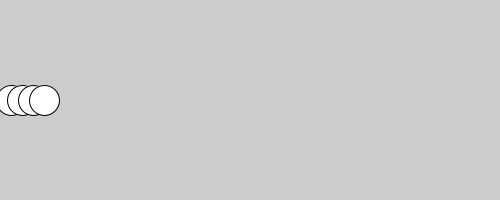
Frame 1 (no input)
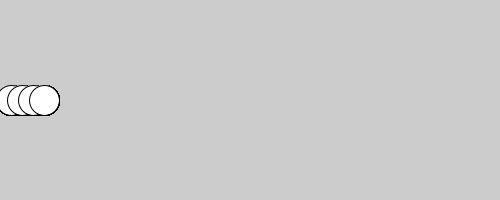
Frame 60 (the mouse pressed at the canvas centre just before this capture)
Frame 120 (the mouse held since frame 60 and released just before this capture): identical to frame 60, image omitted

The Processing sketch that drew these frames (run headless with seeded random() and noise(); from frame 60 on, the mouse is pressed at the canvas centre):

// Processing sketch: creando_un_Array
// ── creando_un_Array.pde
//creando un array


//---- MODO UNO
//declarar (decir: existe un array de ints que se llama numeros1)
//crear (decir:este array va a aceptar 10 elementos)
int [] numeros1 = new int[10];

//---- MODO DOS
int[] numeros2 = {22,32,42,52};

void setup() {
  size(500, 200);
  
  //---- MODO UNO
  //asignar (decir: valor que le ponemos a cada espacio)
  numeros1[0] = 11;
  numeros1[1] = 22;
  numeros1[2] = 33;
  numeros1[3] = 44;
  
  
  
  
}

void draw() {
  ellipse(numeros1[0], 100, 30, 30);
  ellipse(numeros1[1], 100, 30, 30);
  ellipse(numeros1[2], 100, 30, 30);
  ellipse(numeros1[3], 100, 30, 30);
}
